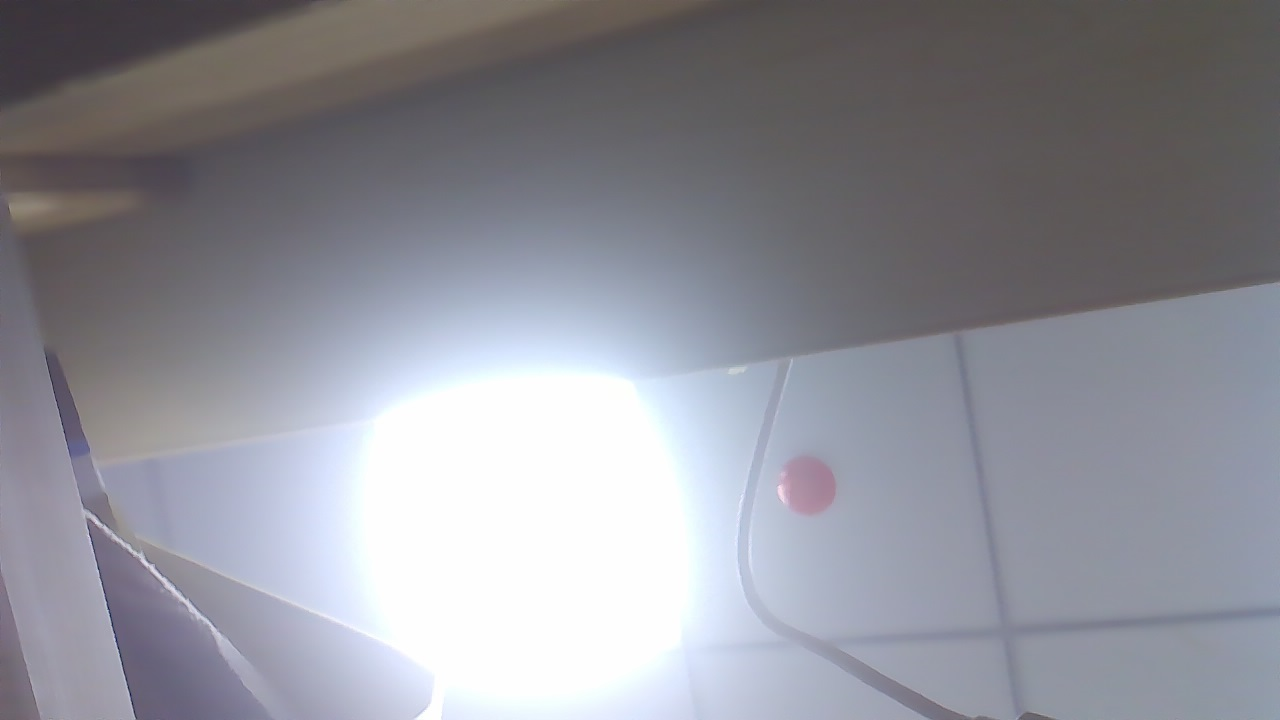
//> input picture OpenCV_Code/2.bmp, 1280 x 720 px
$ ./test   (built with g++ and OpenCV 4)
//> lines starting //> are read from the running program, lines starting //| are printed output that depends on the picture; after the words box and inside, x2 and y2 are one past the last pixel; in counts of white or black regions, pixels touching at a corner belong together
#include <opencv2/opencv.hpp>
#include <iostream>
using namespace cv;
using namespace std;
int main()
{
  Mat img = imread("2.bmp");
//> img is the input picture: 720 rows x 1280 cols, CV_8UC3; mean B, G, R 151.5, 143.4, 142.9
   if (img.empty())
   {
     cout << "请确认图像文件名称是否正确" << endl;
     return -1;
   }
   Mat gray;
   cvtColor(img, gray, COLOR_BGR2GRAY);
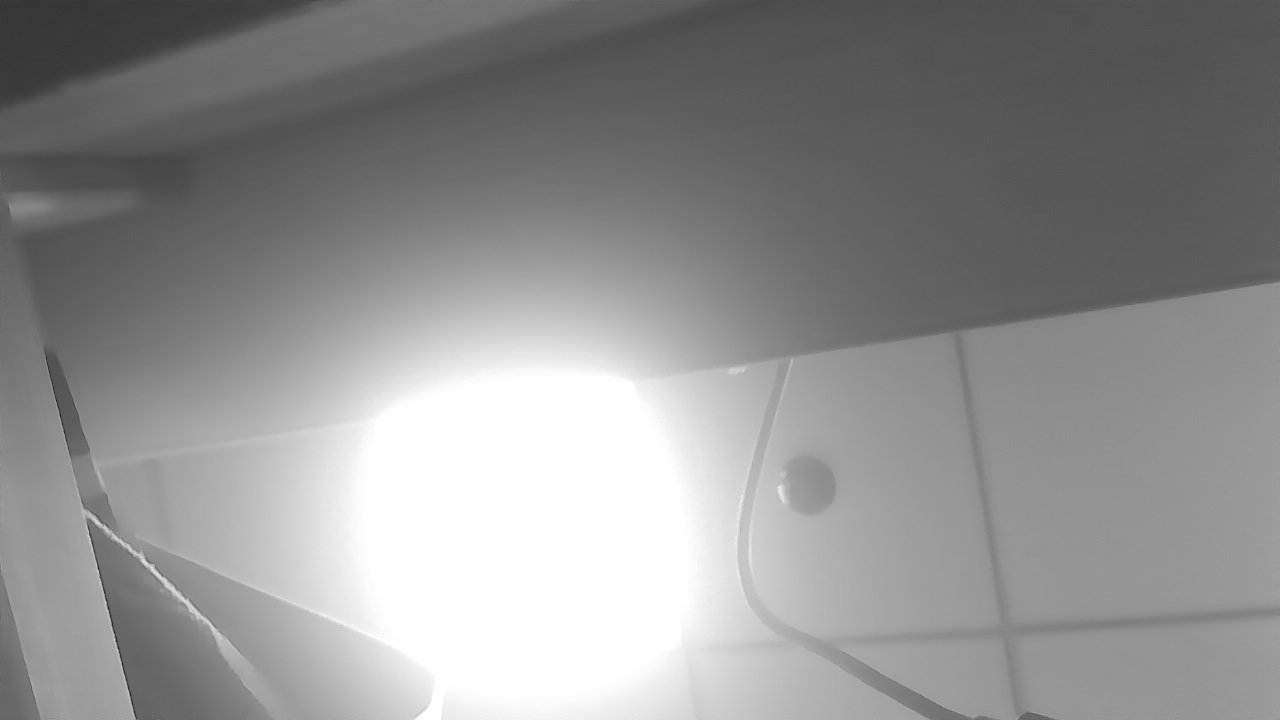
//> gray: 720 rows x 1280 cols, CV_8UC1; min 19, max 255, mean 144.2
   //设置提取直方图的相关变量
   Mat hist; //用于存放直方图计算结果
   const int channels[1] = { 0 }; //通道索引
   float inRanges[2] = { 0,255 };
   const float* ranges[1] = { inRanges }; //像素灰度值范围
   const int bins[1] = { 256 }; //直方图的维度，其实就是像素灰度值的最大值
   calcHist(&img, 1, channels, Mat(), hist, 1, bins, ranges); //计算图像直方图
//> hist = 256 values, max 98280 at index 254, min 0 at index 0, mean 3547.5
   //准备绘制直方图
   int hist_w = 600;
   int hist_h = 1000;
   int width = 2;
   Mat histImage = Mat::zeros(hist_h, hist_w, CV_8UC3);
   for (int i = 1; i <= hist.rows; i++)
   {
     rectangle(histImage, Point(width*(i - 1), hist_h - 1),
       Point(width*i - 1, hist_h - cvRound(hist.at<float>(i - 1) / 20)),
        Scalar(255, 255, 255), -1);
   }
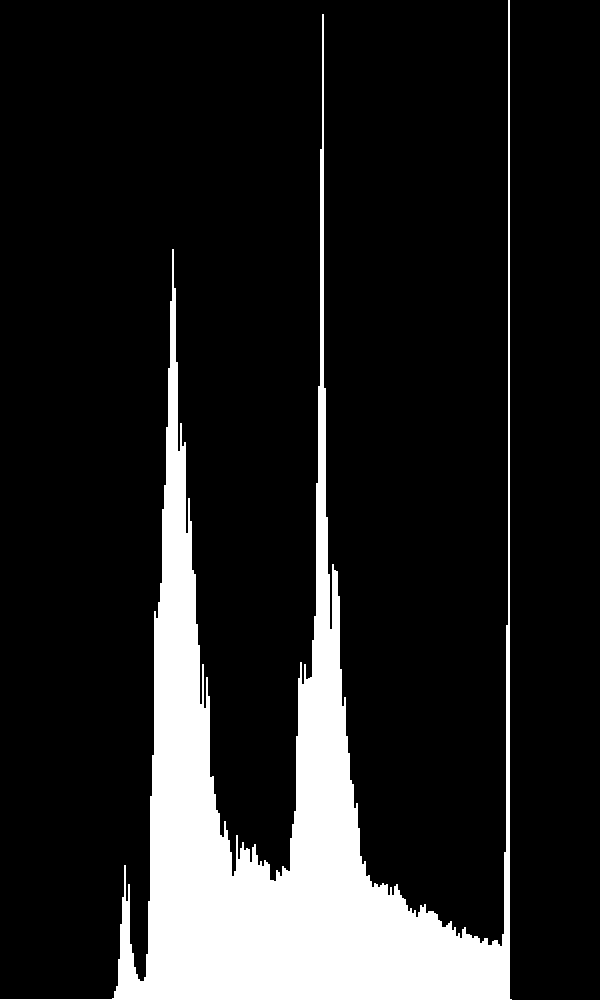
//> histImage: 1000 rows x 600 cols, CV_8UC3; 13.8% white; 1 white region, box (x1, y1, x2, y2) and area: (0, 0, 512, 1000) 83088
   namedWindow("histImage", WINDOW_AUTOSIZE);
   imshow("histImage", histImage);
   imshow("gray", gray);
   waitKey(0);
   return 0;
 }
